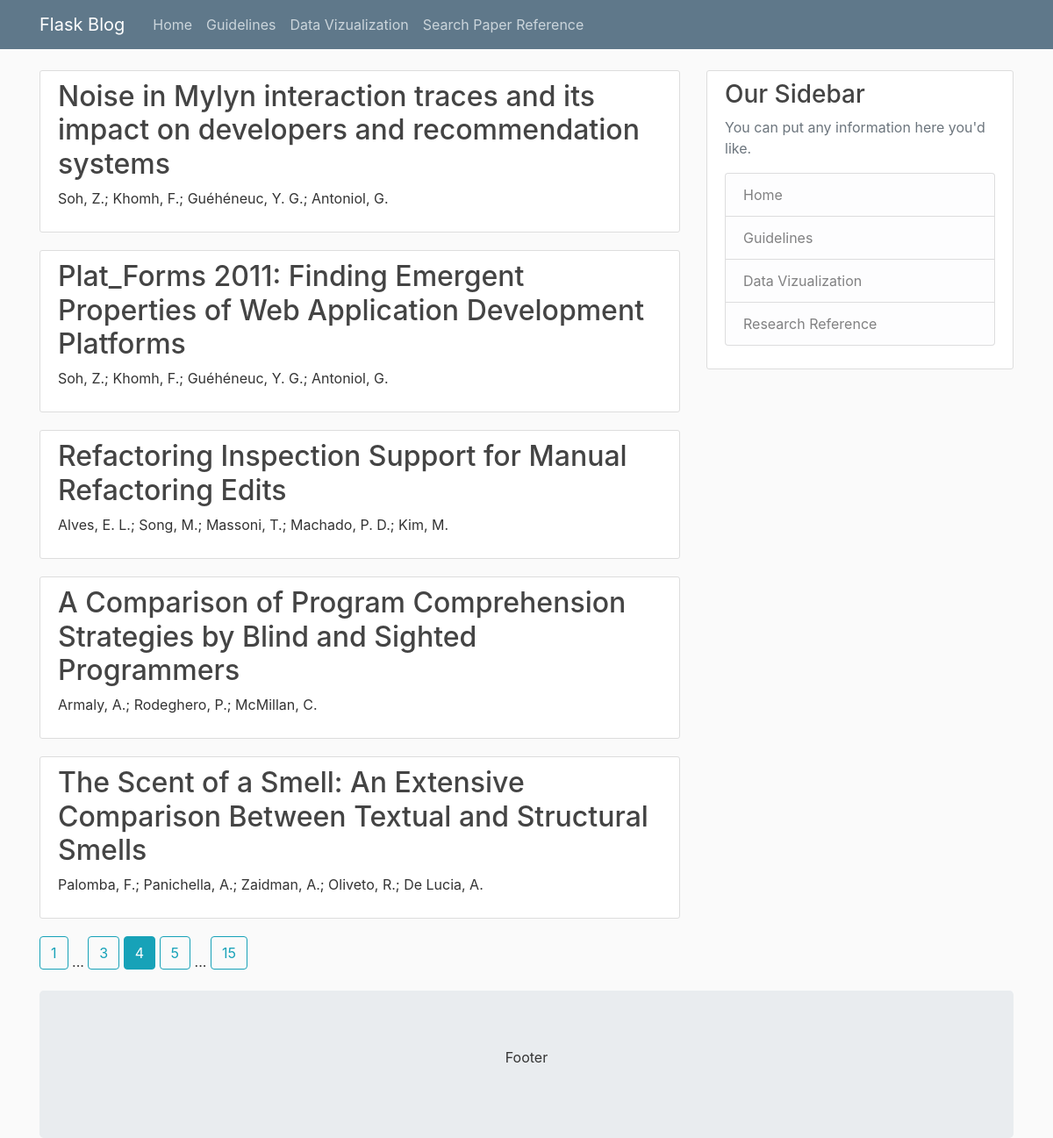
/search?page=4, run on an earlier commit of the app's database.
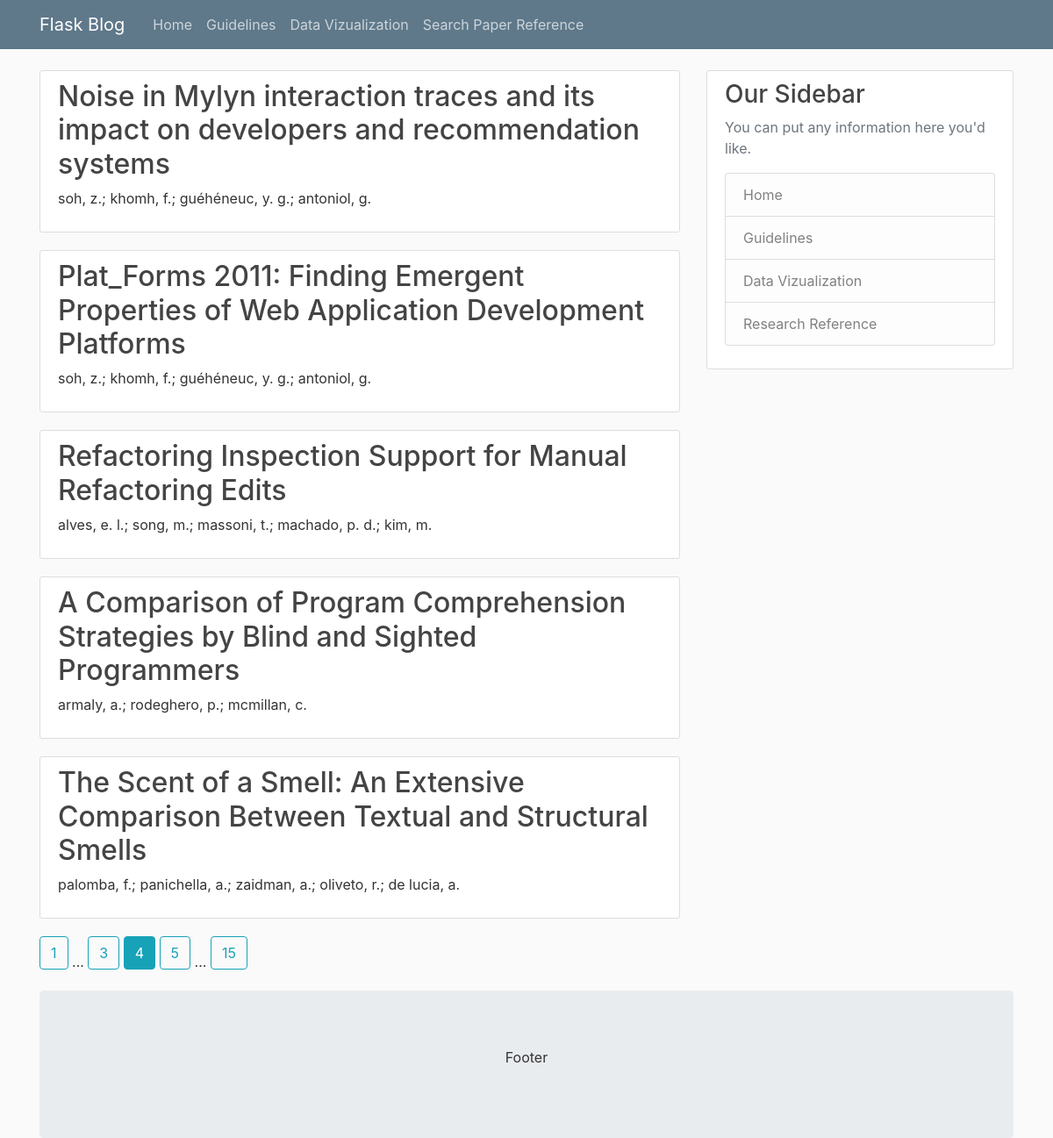
And on a later commit of the database.
### flaskblog/models.py (models this page shows)
class Publication(db.Model):
    pub_id = db.Column(db.Integer, primary_key=True)
    title = db.Column(db.String(200), nullable=False)
    year = db.Column(db.Integer, nullable=False)
    venue = db.Column(db.String(20), nullable=False)
    authors = db.Column(db.String(200), nullable=False)
    experiments = db.relationship("Experiment", backref="exp_pub", lazy=True)

### flaskblog/finder/routes.py (the view)
@ finder.route("/search")
def search():
    page = request.args.get('page', 1, type=int)
    pubs = Publication.query.order_by(
        Publication.year.desc()).paginate(page=page, per_page=5)
    return render_template('research.html', pubs=pubs)

### flaskblog/templates/research.html
{% extends "layout.html" %}
{% block content %}
    {% for post in pubs.items %}
        <article class="media content-section">
          <div class="media-body">
            <h2><a class="article-title" href="{{ url_for('finder.details', pub_id=post.pub_id) }}">{{ post.title }}</a></h2>
            <p class="article-content">{{ post.authors }}</p>
          </div>
        </article>
    {% endfor %}
    {% for page_num in pubs.iter_pages(left_edge=1, right_edge=1, left_current=1, right_current=2) %}
      {% if page_num %}
        {% if pubs.page == page_num %}
          <a class="btn btn-info mb-4" href="{{ url_for('finder.search', page=page_num) }}">{{ page_num }}</a>
        {% else %}
          <a class="btn btn-outline-info mb-4" href="{{ url_for('finder.search', page=page_num) }}">{{ page_num }}</a>
        {% endif %}
      {% else %}
        ...
      {% endif %}
    {% endfor %}
{% endblock content %}

What changed in the data, as far as the page shows it:
changed Publication (number 1 of 5 on the later page): authors "Soh, Z.; Khomh, F.; Guéhéneuc, Y. G.; Antoniol, G." → "soh, z.; khomh, f.; guéhéneuc, y. g.; antoniol, g."
changed Publication (number 2 of 5 on the later page): authors "Soh, Z.; Khomh, F.; Guéhéneuc, Y. G.; Antoniol, G." → "soh, z.; khomh, f.; guéhéneuc, y. g.; antoniol, g."
changed Publication "Refactoring Inspection Support for Manual Refactoring Edits": authors "Alves, E. L.; Song, M.; Massoni, T.; Machado, P. D.; Kim, M." → "alves, e. l.; song, m.; massoni, t.; machado, p. d.; kim, m."
changed Publication: authors "Armaly, A.; Rodeghero, P.; McMillan, C." → "armaly, a.; rodeghero, p.; mcmillan, c."
changed Publication: authors "Palomba, F.; Panichella, A.; Zaidman, A.; Oliveto, R.; De Lucia, A." → "palomba, f.; panichella, a.; zaidman, a.; oliveto, r.; de lucia, a."
